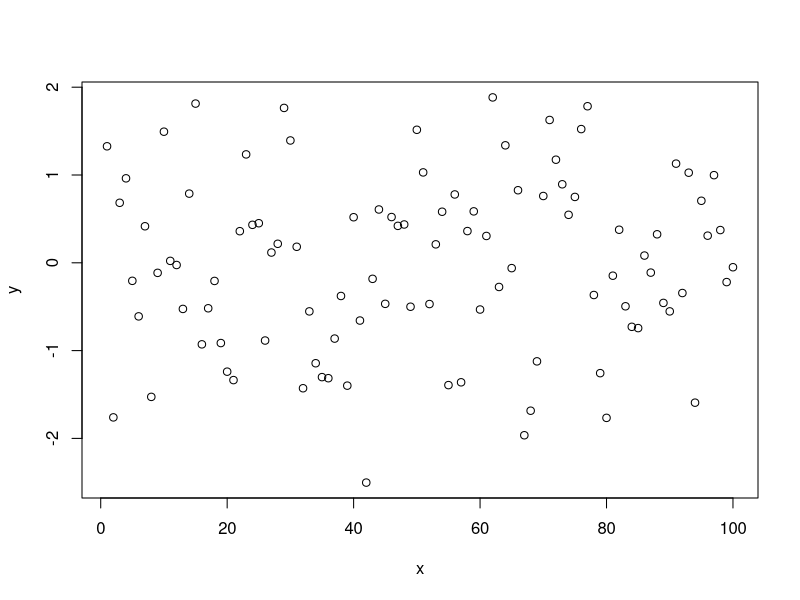

Write the R code that produced this figure.
## ---- chunk 1
knitr::opts_chunk$set(echo = TRUE)
## ---- chunk 2
print("hello")
## ---- chunk 3
x <- 1:100
y <- rnorm(100)
## ---- chunk 4
plot(y ~ x)
